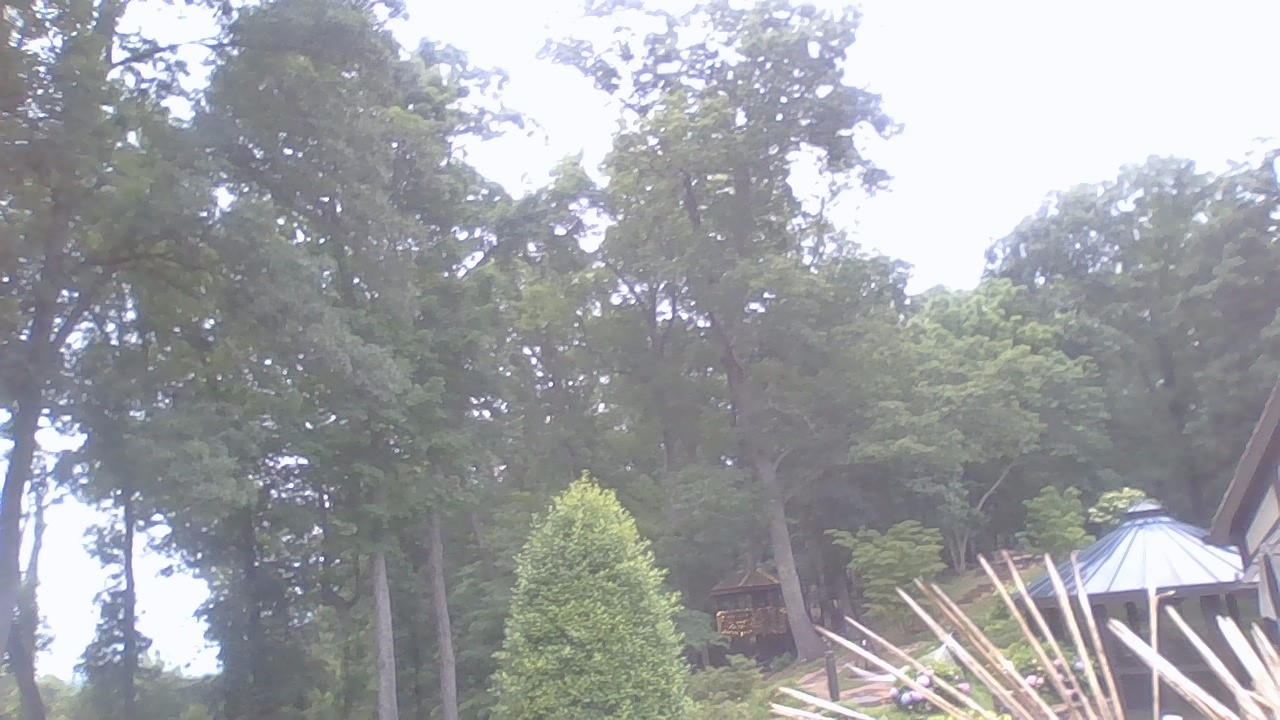
#> input picture ghost_camera_filter/img/hollings_3.jpg, 1280 x 720 px
$ python ghost_camera_filter.py
#> lines starting #> are read from the running program, lines starting #| are printed output that depends on the picture
#> further down, image_pil is the input picture: PIL image 1280x720 RGB; mean R, G, B 161, 162.7, 166.2
from PIL import Image
import cv2
import numpy as np
from camera import *
import sys

def infrared_filter(image):
    # Convert the image to grayscale using PIL
    grayscale_image = image.convert('RGB')

    # Invert the grayscale image to simulate the appearance of infrared
    inverted_image = Image.eval(grayscale_image, lambda x: 255 - x)
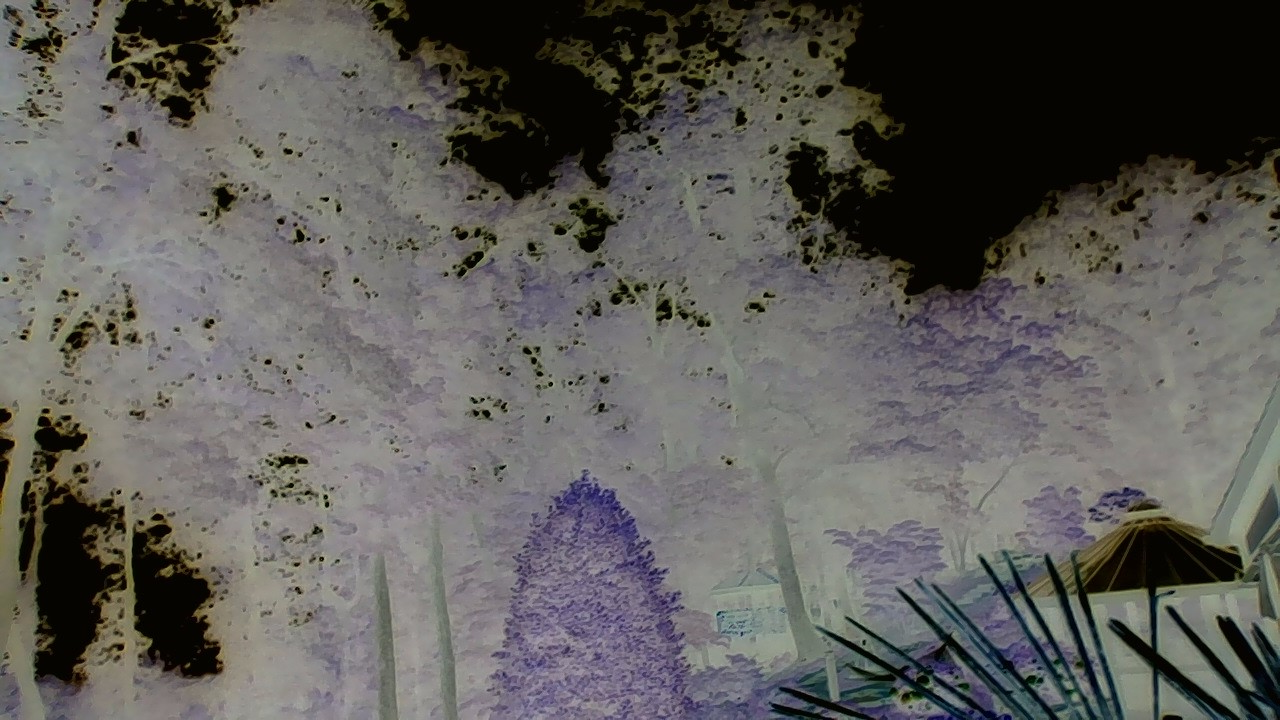
#> inverted_image: PIL image 1280x720 RGB; mean R, G, B 94, 92.3, 88.8

    # Convert back to OpenCV format
    inverted_cv_image = cv2.cvtColor(np.array(inverted_image), cv2.COLOR_RGB2BGR)
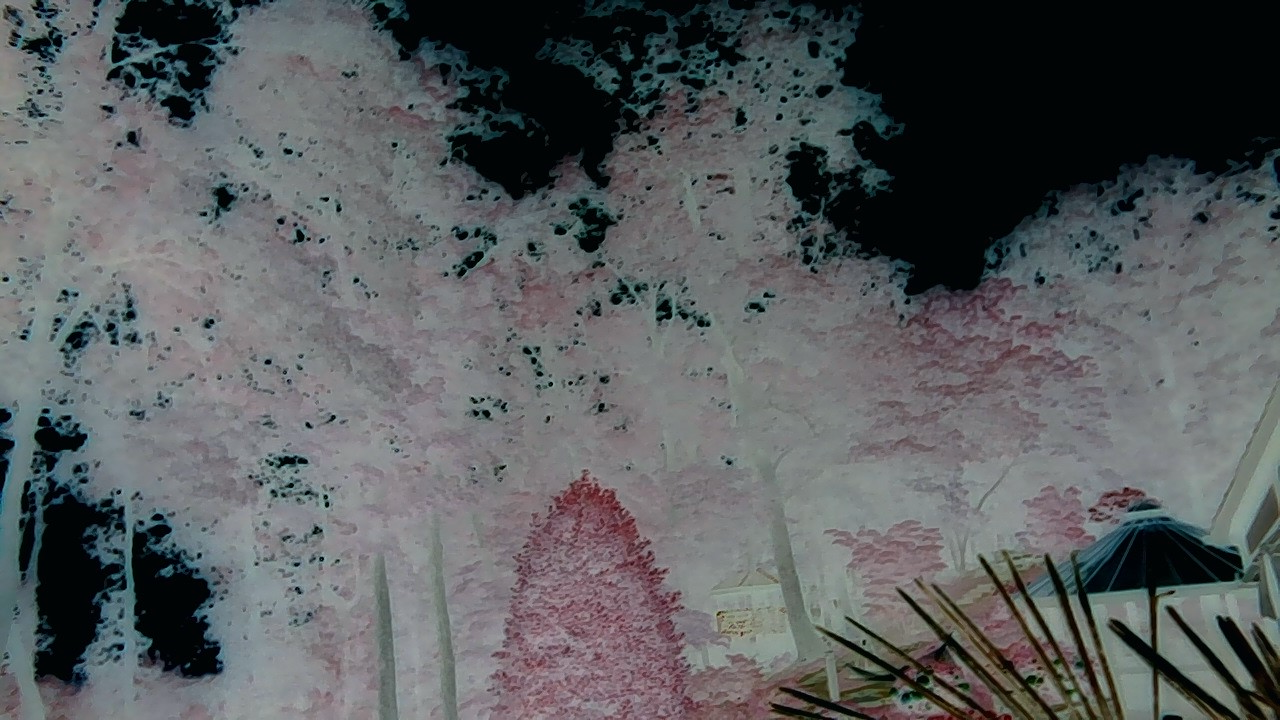
#> inverted_cv_image: shape (720, 1280, 3); mean R, G, B 88.8, 92.3, 94

    # Apply contrast enhancement using OpenCV
    clahe = cv2.createCLAHE(clipLimit=2.0, tileGridSize=(8,8))
    equalized_image = clahe.apply(inverted_cv_image[:,:,0])
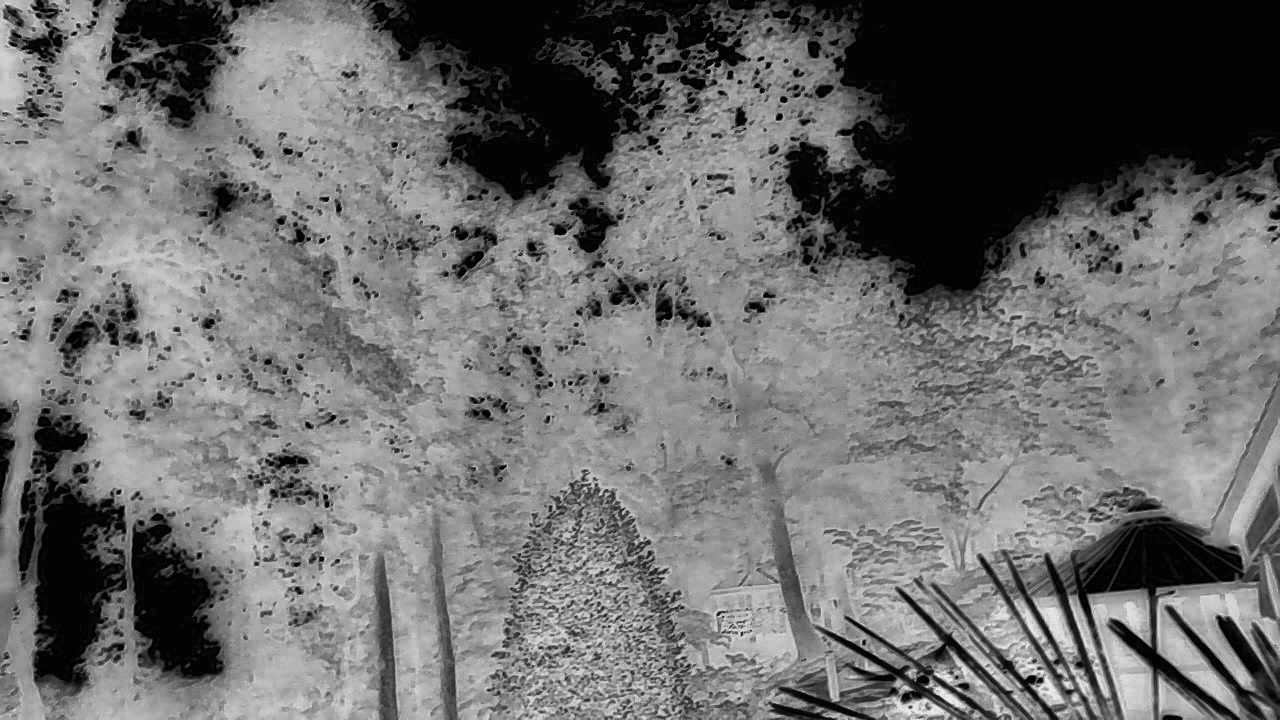
#> equalized_image: shape (720, 1280); min 1, max 239, mean 108.3

    # Add a false color map for visualization
    infrared_colormap = cv2.applyColorMap(equalized_image, cv2.COLORMAP_JET)
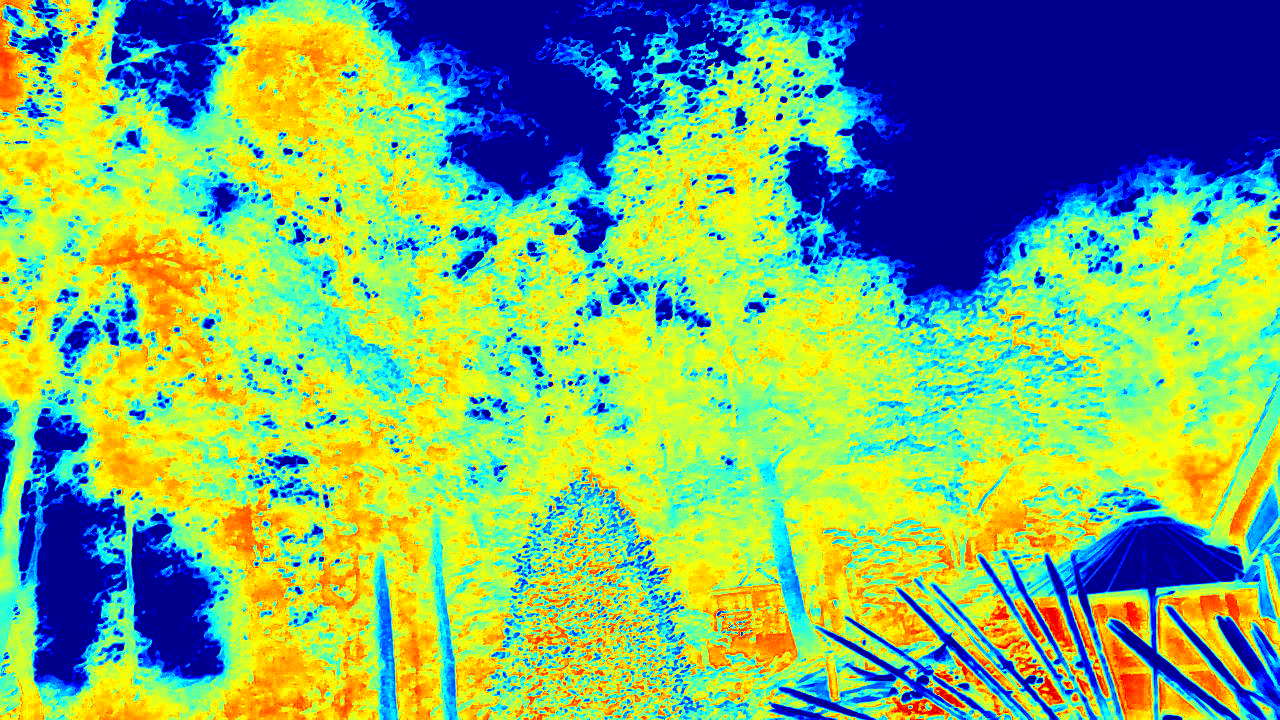
#> infrared_colormap: shape (720, 1280, 3); mean B, G, R 108.1, 177.1, 125.8
    return infrared_colormap

#Add a list of the pictures to iterate through

image_pil = Image.open('img/hollings_3.jpg')

image_cv = cv2.cvtColor(np.array(image_pil), cv2.COLOR_RGB2BGR)
infrared_image = infrared_filter(image_pil)

#Display the original and filtered images
cv2.imshow('Original Image', image_cv)
cv2.waitKey(0)  #Wait for a key press before displaying the next image
cv2.imshow('Infrared Filtered Image', infrared_image)
#Save Image
cv2.waitKey(0)  #Wait for a key press before closing the windows
cv2.destroyAllWindows()
